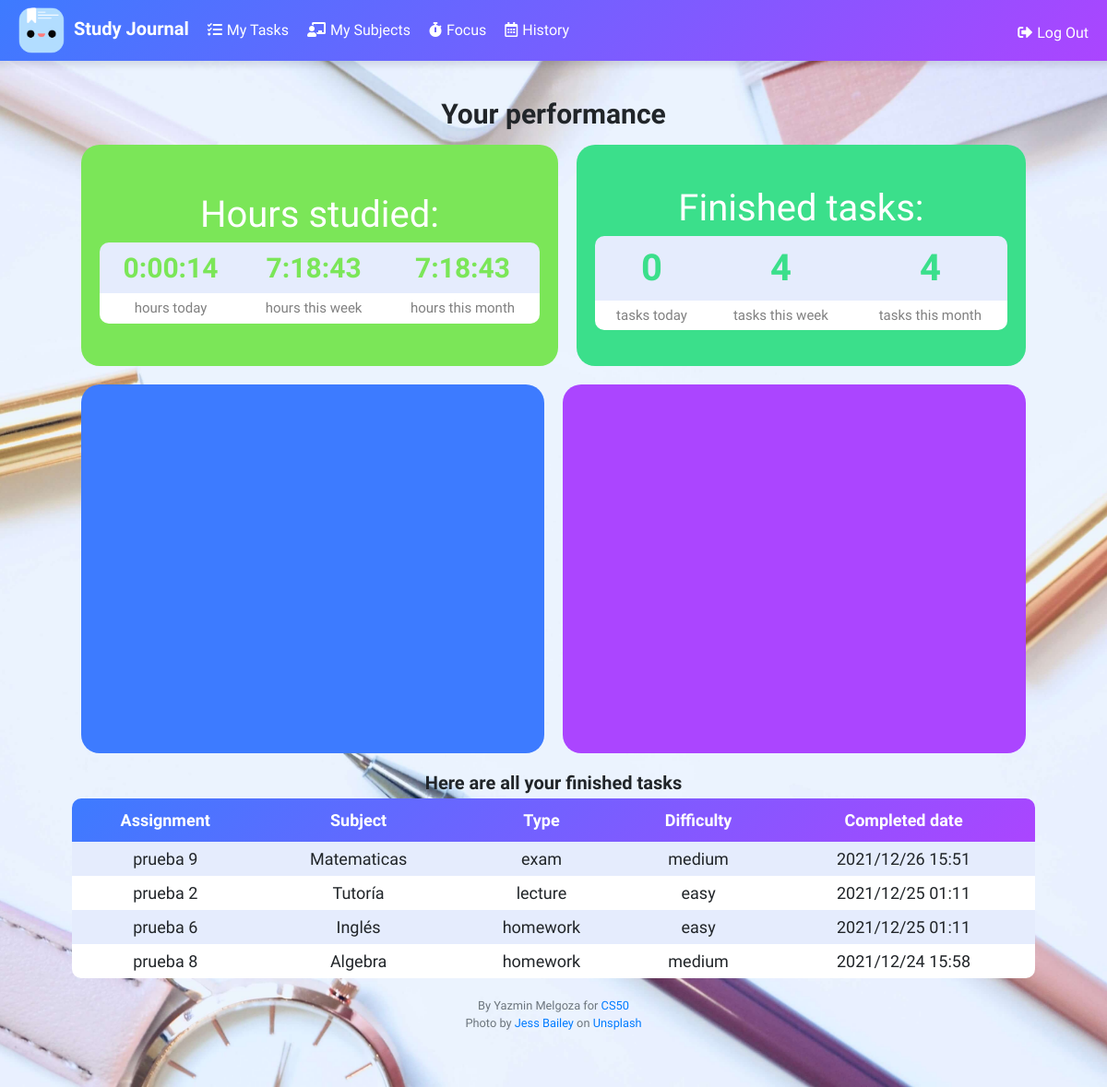
Screenshot of /history (signed in) with the database file from the repository.
### tables this page shows
CREATE TABLE tasks (
		id INTEGER,
		user_id INTEGER,
		assignment TEXT,
		subject_id INTEGER,
		deadline TEXT,
		duration TEXT,
		status TEXT DEFAULT 'assigned',
		difficulty TEXT, type TEXT, completed_date TEXT DEFAULT NULL,
		PRIMARY KEY(id),
		FOREIGN KEY(user_id) REFERENCES users(id),
		FOREIGN KEY(subject_id) REFERENCES subjects(id)
	);

CREATE TABLE subjects (
		id INTEGER,
		user_id INTEGER,
		subject TEXT,
		difficulty TEXT,
		color TEXT,
		PRIMARY KEY(id),
		FOREIGN KEY(user_id) REFERENCES users(id)
	);

### app.py (the view)
@app.route("/history")
@login_required
def history():
    today = date.today()
    week = weekList()
    month = monthList()
    hoursWeek = get_total_hours(week)
    hoursToday = get_total_hours([str(today)])
    hoursMonth = get_total_hours(month)
    hours_studied = {"today": hoursToday, "week": hoursWeek, "month": hoursMonth }
    tasksWeek  = get_total_tasks(week)
    tasksToday = get_total_tasks([str(today)])
    tasksMonth = get_total_tasks(month)
    tasks = {'today': tasksToday, "week": tasksWeek, "month": tasksMonth}
    completed_tasks = db.execute("SELECT a.id, assignment, b.subject, a.deadline, duration, a.difficulty, a.type, a.completed_date, b.color FROM tasks a JOIN subjects b ON a.subject_id = b.id WHERE a.user_id = ? AND a.completed_date IS NOT NULL ORDER BY a.completed_date DESC", session["user_id"])
    return render_template("history.html", hours=hours_studied, tasks = tasks, completed_tasks=completed_tasks)

### app.py (called while the page is built)
@app.after_request
def after_request(response):
    response.headers["Cache-Control"] = "no-cache, no-store, must-revalidate"
    response.headers["Expires"] = 0
    response.headers["Pragma"] = "no-cache"
    response.headers["Access-Control-Allow-Origin"] = "*"
    return response

### helpers.py (called while the page is built)
def login_required(f):
    @wraps(f)
    def decorated_function(*args, **kwargs):
        if session.get("user_id") is None:
            return redirect("/login")
        return f(*args, **kwargs)
    return decorated_function

def monthList():
    day = datetime.date.today()
    current_month = day.month
    tdelta = datetime.timedelta(days=1)
    monthdays = []
    while day.month == current_month:
        monthdays.append(str(day))
        day = day - tdelta
    return monthdays

def weekList():
    today = datetime.date.today()
    week = []
    for i in range(0, 7):
        tdelta = datetime.timedelta(days=i)
        week.append(str(today - tdelta))
    return week

def get_total_hours(dates):
    mysum = datetime.timedelta()
    for date in dates:
        rows = db.execute("SELECT duration FROM studylog WHERE user_id = ? AND date = ?", session["user_id"], date)
        for row in rows:
            timestring = row['duration']
            (h, m, s) = timestring.split(":")
            d = datetime.timedelta(hours=int(h), minutes=int(m), seconds=int(s))
            mysum += d
    return str(mysum)

def get_total_tasks(dates):
    mysum = 0
    for date in dates:
        date = date.replace("-", "/")
        rows = db.execute("SELECT count(assignment) FROM tasks WHERE user_id = ? AND completed_date LIKE ?", session["user_id"], date + "%")
        mysum += int(rows[0]['count(assignment)'])
    return str(mysum)

### templates/history.html (shortened to what this page needs)
{% extends "layout.html" %}
{% block main %}
    <h2>Your performance</h2>
        <div class="contain-flex">
            <div class="box text" id="general">
                Hours studied:
                <table class='data' id='table-general'>
                    <tbody>
                        <tr class="stats">
                            <td>{{hours.today}}</td>
                            <td>{{hours.week}}</td>
                            <td>{{hours.month}}</td>
                        </tr>
                        <tr>
                            <td>hours today</td>
                            <td>hours this week</td>
                            <td>hours this month</td>
                        </tr>
                    </tbody>
                </table>
            </div>
            <div class="box" id="completed-stats">
                Finished tasks:
                <table class='data' id='table-completed'>
                    <tr class="stats">
                        <td>{{tasks.today}}</td>
                        <td>{{tasks.week}}</td>
                        <td>{{tasks.month}}</td>
                    </tr>
                    <tr>
                        <td>tasks today</td>
                        <td>tasks this week</td>
                        <td>tasks this month</td>
                    </tr>
                </table>
            </div>
            <div class="box" id="my-week">
                <div id="myColumnChart"></div>
            </div>
            <div class="box" id="piechart">
                <div id="myPieChart"></div>
            </div>
        </div>
        <div class="table-container">
            <div id="completed-tasks">
                <h3>Here are all your finished tasks</h3>
                <table>
                    <thead>
                        <tr>
                            <th>Assignment</th>
                            <th>Subject</th>
                            <th>Type</th>
                            <th>Difficulty</th>
                            <th>Completed date</th>
                        </tr>
                    </thead>
                    <tbody>
                        {% for row in completed_tasks%}
                            <tr>
                                <td>{{ row.assignment }}</td>
                                <td>{{ row.subject}}</td>
                                <td>{{ row.type}}</td>
                                <td>{{ row.difficulty}}</td>
                                <td>{{ row.completed_date}}</td>
                            </tr>
                        {% endfor %}
                    </tbody>
                </table>
            </div>
        </div>
{% endblock %}

### static/styles.css (style rules this page uses)
* { margin: 0; padding: 0; font-family: "Montserrat"; box-sizing: border-box; }
html { font-size: 62.5%; overflow-x: hidden; }
body { font-size: 1.6rem; }
h2 { font-size: 3rem; font-weight: bold; }
h3 { font-weight: bold; font-size: 2rem; }
.table-container { width: 90%; max-width: 120rem; margin: 1rem auto; max-height: 80vh; overflow-x: scroll; overflow-y: scroll; }
td { border-radius: 1rem; }
thead { background: linear-gradient(135deg, #3d7bff, #ab45ff); color: #FFF; white-space: nowrap; }
td { border-radius: 0; padding: 0.5rem 1rem; }
table { width: 100%; border-radius: 1rem; border-collapse: collapse; overflow: hidden; }
th { padding: 1rem; }
tbody tr:nth-child(even) { background-color: white; }
tbody tr:nth-child(odd) { background-color: #e5ecfd; }
.contain-flex { width: 90%; max-width: 150rem; margin: 0 auto; display: flex; flex-flow: row wrap; align-items: stretch; align-content: stretch; }
div.box { flex-grow: 1; text-align:center; height: 24rem; width: 50rem; border-radius: 2rem; margin: 1rem; padding: 2rem; color: white; font-size: 4rem; display: flex; flex-direction: column; align-items: center; align-content: center; justify-content: center; }
#general { width: max-content; background-color: #7be658; }
#completed-stats { width: max-content; background-color: #3bdf8b; }
#my-week { height: 40rem; width: 45%; min-width: 25rem; background-color: #3d7bff; }
#piechart { background-color: #ab45ff; width: 45%; min-width: 25rem; height: 40rem; }
#myPieChart { width: 100%; height: 100%; }
#myColumnChart { width: 100%; height: 100%; }
table.data tr:last-child > td { color: gray; font-size: 1.5rem; }
table#table-completed tr.stats:first-child> td { color: #3bdf8b; }
table#table-general tr.stats:first-child > td { color: #7be658; font-size: 3rem; }
table.data tr.stats { font-weight: bold; }

### rows the page displays
tasks: assignment "prueba 9", subject "Matematicas", type "exam", difficulty "medium", completed_date "2021/12/26 15:51"
tasks: assignment "prueba 2", subject "Tutoría", type "lecture", difficulty "easy", completed_date "2021/12/25 01:11"
tasks: assignment "prueba 6", subject "Inglés", type "homework", difficulty "easy", completed_date "2021/12/25 01:11"
tasks: assignment "prueba 8", subject "Algebra", type "homework", difficulty "medium", completed_date "2021/12/24 15:58"

### other values shown
{{ hours.today }} "0:00:14"
{{ hours.week }} "7:18:43"
{{ hours.month }} "7:18:43"
{{ tasks.today }} "0"
{{ tasks.week }} "4"
{{ tasks.month }} "4"
